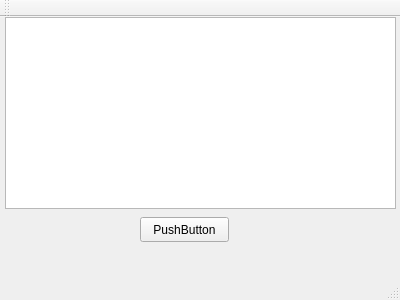
<?xml version="1.0" encoding="UTF-8"?>
<ui version="4.0">
 <class>MainWindow</class>
 <widget class="QMainWindow" name="MainWindow">
  <property name="geometry">
   <rect>
    <x>0</x>
    <y>0</y>
    <width>400</width>
    <height>300</height>
   </rect>
  </property>
  <property name="windowTitle">
   <string>MainWindow</string>
  </property>
  <widget class="QWidget" name="centralWidget">
   <widget class="QPushButton" name="pushButton">
    <property name="geometry">
     <rect>
      <x>140</x>
      <y>200</y>
      <width>89</width>
      <height>25</height>
     </rect>
    </property>
    <property name="text">
     <string>PushButton</string>
    </property>
   </widget>
   <widget class="QTextBrowser" name="textBrowser">
    <property name="geometry">
     <rect>
      <x>5</x>
      <y>0</y>
      <width>391</width>
      <height>192</height>
     </rect>
    </property>
   </widget>
  </widget>
  <widget class="QMenuBar" name="menuBar">
   <property name="geometry">
    <rect>
     <x>0</x>
     <y>0</y>
     <width>400</width>
     <height>28</height>
    </rect>
   </property>
  </widget>
  <widget class="QToolBar" name="mainToolBar">
   <attribute name="toolBarArea">
    <enum>TopToolBarArea</enum>
   </attribute>
   <attribute name="toolBarBreak">
    <bool>false</bool>
   </attribute>
  </widget>
  <widget class="QStatusBar" name="statusBar"/>
 </widget>
 <layoutdefault spacing="6" margin="11"/>
 <resources/>
 <connections/>
</ui>
